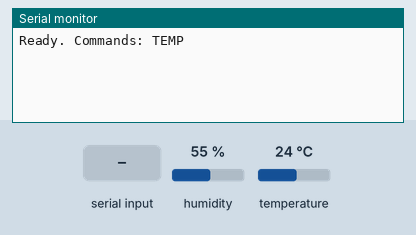
Simulated run of this sketch. Board: Raspberry Pi Pico. Shown: the last lines printed to the serial monitor. The test bench sets the inputs (shaded band); at power-on: humidity 55 %, temperature 24 °C.

Above: at 1.2 s.
1.3 s: "TEMP\n" received over Serial
At 2.5 s:
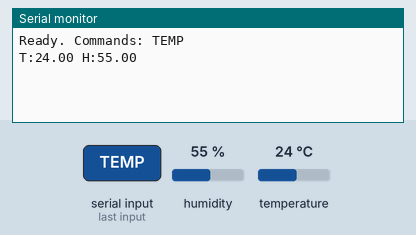
2.8 s: "1\n" received over Serial
At 3.7 s:
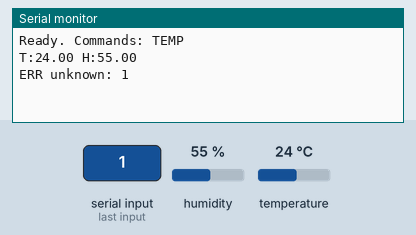

Measured:
- after the input at 1.3 s, the serial monitor: prints a new line at once (image 1)
- after the input at 2.8 s, the serial monitor: prints a new line at once (image 2)

The sketch:

serial_report_90.ino
```cpp
// snippet: serial_report_90
// tags: serial, report, uart, dht
// boards: avr, esp32, megaavr, nano33iot, romi32u4, rp2040
// library: DHT
// description: On serial command TEMP, read DHT22 pin 4, reply T:<celsius> H:<humidity>
// prompts: serial, command, dht22, <celsius>, <humidity>, declare
// verified: compile-only
// source: kd-generated (id 90)
// exact-include: DHT.h

#include <DHT.h>

#define DHTPIN 4
#define DHTTYPE DHT22
DHT dht(DHTPIN, DHTTYPE);
float t = 0.0, h = 0.0;
String inputBuf = "";
bool lineReady = false;

void setup() {
  Serial.begin(9600);
  dht.begin();
  Serial.println("Ready. Commands: TEMP");
}

void processCommand(const String& cmd) {
  if (cmd == "TEMP") {
    t = dht.readTemperature();
    h = dht.readHumidity();
    if (isnan(t) || isnan(h)) Serial.println("DHT read failed");
    else Serial.print("T:"); Serial.print(t); Serial.print(" H:"); Serial.println(h);
  } else {
    Serial.print("ERR unknown: "); Serial.println(cmd);
  }
}

void loop() {
  while (Serial.available()) {
    char c = Serial.read();
    if (c == '\n') { lineReady = true; break; }
    if (c != '\r') inputBuf += c;
  }

  if (lineReady) {
    inputBuf.trim();
    if (inputBuf.length() > 0) processCommand(inputBuf);
    inputBuf = "";
    lineReady = false;
  }
}
```
